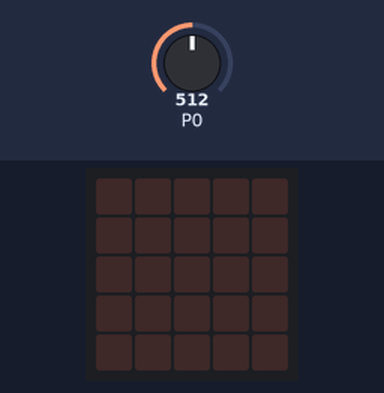
Recording of a program running on a simulated BBC micro:bit running MicroPython. Parts: the board's 5×5 LED display. Inputs (shaded band) come from the test bench; at power-on: P0 = 512 (analog values on the 0–1023 scale). Dim RGB values are drawn brighter than linear.

Above: at 1.2 s.
1.3 s: P0 set to 845
2.8 s: P0 set to 875
At 4.0 s:
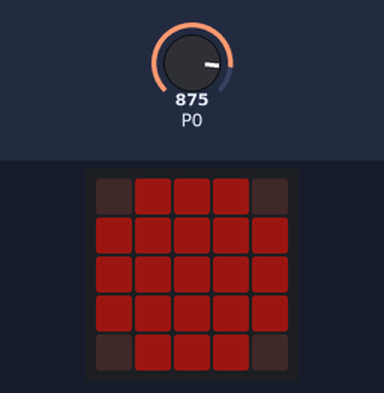
4.3 s: P0 set to 716
At 5.5 s:
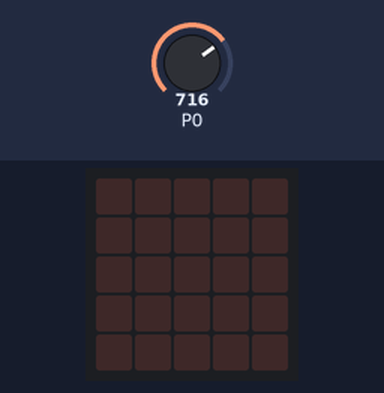
Timing chart, 0 to 7.3 s (numbered marks = the images above; inputs shaded):
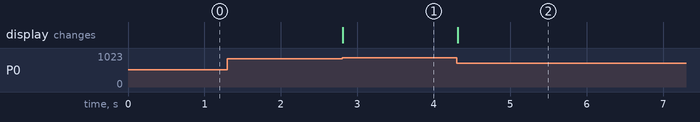

The program:

multi_color_led.py
```python
from microbit import *


ct = 0
direction = 1

# pin0.write_digital(1)

top = 1110
side = 11111

while True:
    sleep(100)
    # display.scroll(str(pin0.read_analog()))
    val = max((pin0.read_analog() - 843) // 20, 0)

    matrix = "{top}:{side}:{side}:{side}:{top}".format(
        top="{:05d}".format(top * val),
        side="{:05d}".format(side * val)
    )

    display.show(Image(matrix))

#    if ct <= 0:
#        direction = 1
#    elif ct >= 1023:
#        direction = -1

#    if ct // 128 == ct / 128:
#        display.scroll(str(ct))

#     ct += direction
#     pin0.write_analog(ct)
```

Measured:
- the behaviour switches between 862 and 863 on P0 (found by bisection; images 0 and 1)
- after the input at 1.3 s, every drawn part: stays the same
- after the input at 2.8 s, the display: changes at once (image 1)
- after the input at 4.3 s, the display: changes at once (image 2)
